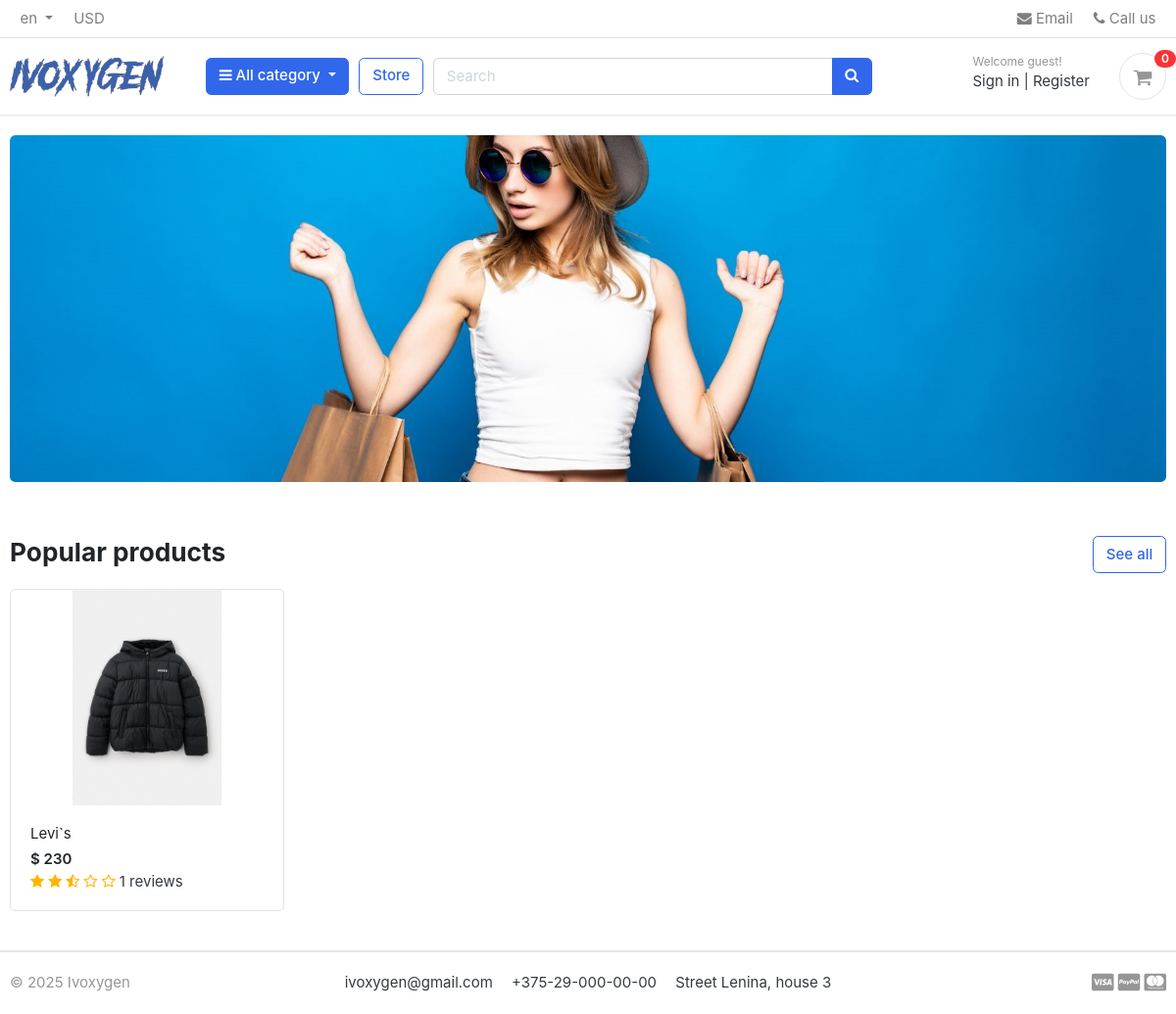
The page / on the database its author committed.
### store/models.py (models this page shows, shortened)
class Product(models.Model):
    product_name    = models.CharField(max_length=200, unique=True)
    slug            = models.SlugField(max_length=200, unique=True)
    description     = models.TextField(max_length=500, blank=True)
    price           = models.IntegerField()
    images          = models.ImageField(upload_to='photos/products')
    stock           = models.IntegerField()
    is_available    = models.BooleanField(default=True)
    category        = models.ForeignKey(Category, on_delete=models.CASCADE)
    created_date    = models.DateTimeField(auto_now_add=True)
    modified_date   = models.DateTimeField(auto_now=True)
    def get_url(self):
        return reverse('product_detail', args=[self.category.slug, self.slug])
    def averageReview(self):
        reviews = ReviewRating.objects.filter(product=self, status=True).aggregate(average=Avg('rating'))
        avg = 0
        if reviews['average'] is not None:
            avg = float(reviews['average'])
        return avg
    def countReview(self):
        reviews = ReviewRating.objects.filter(product=self, status=True).aggregate(count=Count('id'))
        count = 0
        if reviews['count'] is not None:
            count = int(reviews['count'])
        return count

### ivoxygen/views.py (the view)
# urls.py: 2. Add a URL to urlpatterns:  path('', views.home, name='home')
def home(request):
    products = Product.objects.all().filter(is_available=True).order_by('created_date')
    reviews = None
    for product in products:
        reviews = ReviewRating.objects.filter(product_id=product.id, status=True)
    context = {
        'products': products,
        'reviews': reviews,
    }
    return render(request, 'home.html', context)

### carts/context_processors.py (called while the page is built)
def counter(request):
    cart_count = 0
    if 'admin' in request.path:
        return {}
    else:
        try:
            cart = Cart.objects.filter(cart_id=_cart_id(request))
            if request.user.is_authenticated:
                cart_items = CartItem.objects.all().filter(user=request.user)
            else:
                cart_items = CartItem.objects.all().filter(cart=cart[:1])
            for cart_item in cart_items:
                cart_count += cart_item.quantity
        except Cart.DoesNotExist:
            cart_count = 0
    return dict(cart_count=cart_count)

### carts/views.py (called while the page is built)
def _cart_id(request):
    cart = request.session.session_key
    if not cart:
        cart = request.session.create()
    return cart

### category/context_processors.py (called while the page is built)
def menu_links(request):
    links = Category.objects.all()
    return dict(links=links)

### category/models.py (called while the page is built)
    def get_url(self):
            return reverse('products_by_category', args=[self.slug])

### templates/home.html
{% extends 'base.html' %}
{% load static %}
{% load i18n %}
{% block content %}
<section class="section-intro padding-y-sm">
<div class="container">
<div class="intro-banner-wrap">
    <img src="{% static 'images/banners/cover.jpg' %}" class="img-fluid rounded" alt="{% trans 'Intro Banner' %}">
</div>
</div>
</section>
<section class="section-name padding-y-sm">
<div class="container">
<header class="section-heading">
    <a href="{% url 'store' %}" class="btn btn-outline-primary float-right">{% trans "See all" %}</a>
    <h3 class="section-title">{% trans "Popular products" %}</h3>
</header>
<div class="row">
    {% for product in products %}
    <div class="col-md-3">
        <div class="card card-product-grid">
            <a href="{{ product.get_url }}" class="img-wrap"> <img src="{{ product.images.url }}" alt="{{ product.product_name }}"> </a>
            <figcaption class="info-wrap">
                <a href="{{ product.get_url }}" class="title">{{ product.product_name }}</a>
                <div class="price mt-1">$ {{ product.price }}</div>
                <div class="rating-star">
                    <span>
                        <i class="fa fa-star{% if product.averageReview < 0.5 %}-o{% elif product.averageReview >= 0.5 and product.averageReview < 1 %}-half-o {% endif %}" aria-hidden="true"></i>
                        <i class="fa fa-star{% if product.averageReview < 1.5 %}-o{% elif product.averageReview >= 1.5 and product.averageReview < 2 %}-half-o {% endif %}" aria-hidden="true"></i>
                        <i class="fa fa-star{% if product.averageReview < 2.5 %}-o{% elif product.averageReview >= 2.5 and product.averageReview < 3 %}-half-o {% endif %}" aria-hidden="true"></i>
                        <i class="fa fa-star{% if product.averageReview < 3.5 %}-o{% elif product.averageReview >= 3.5 and product.averageReview < 4 %}-half-o {% endif %}" aria-hidden="true"></i>
                        <i class="fa fa-star{% if product.averageReview < 4.5 %}-o{% elif product.averageReview >= 4.5 and product.averageReview < 5 %}-half-o {% endif %}" aria-hidden="true"></i>
                        {{ product.countReview }} {% trans "reviews" %}
                    </span>
                </div>
            </figcaption>
        </div>
    </div>
    {% endfor %}
</div>
</div>
</section>
</body>
</html>
{% endblock %}

### static/css/ui.css (style rules this page uses)
html { font-family: "Inter", sans-serif; font-size: 15px; }
.img-wrap { text-align: center; display: block; }
.img-wrap img { max-width: 100%; }
.padding-y-sm { padding-top: 20px; padding-bottom: 20px; }
.section-heading { margin-bottom: 20px; margin-top: 15px; }
.section-title { color: #212529; }
[class*=card-product] a.title { color: #212529; display: block; }
[class*=card-product] .img-wrap { overflow: hidden; position: relative; }
[class*=card-product] .img-wrap img { height: 100%; max-width: 100%; width: auto; display: inline-block; -o-object-fit: cover; object-fit: cover; }
.card-product-grid { margin-bottom: 20px; }
.card-product-grid .img-wrap { border-radius: 0.2rem 0.2rem 0 0; height: 220px; }
.card-product-grid .info-wrap { overflow: hidden; padding: 18px 20px; }
.card .img-wrap { overflow: hidden; }
.price { font-weight: 600; color: #212529; }

### static/css/custom.css (style rules this page uses)
.rating-star i { color: #ffb503 !important; }

### rows shown on the page
Product: images (picture), product_name "Levi`s", price "230", countReview "1"

### other values the page prints
{{ LANGUAGE_CODE|default:"English" }} "en"
{{ cart_count }} "0"
